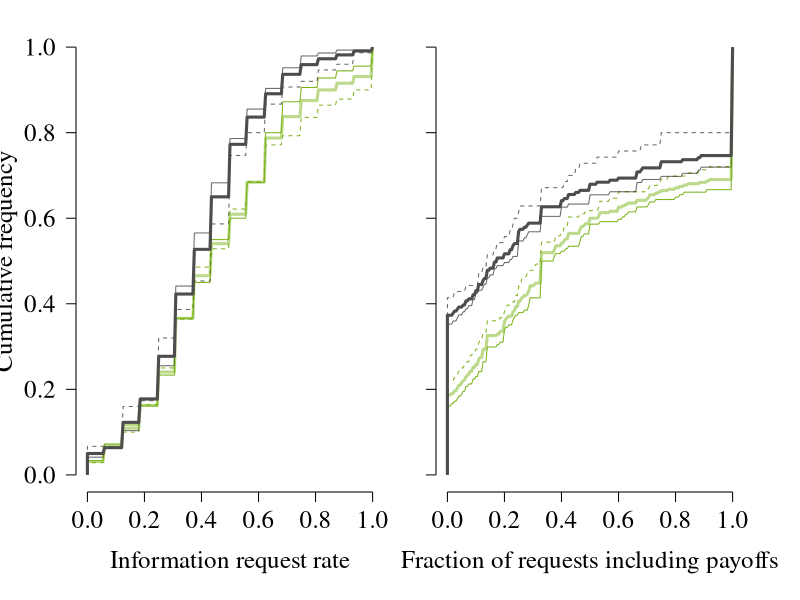

Write the R code that produced this figure.
#set path and read data (per-participant summary data)
#setwd('')
a<-read.table('data_subjects.txt', header=TRUE, sep='\t')

# keep device size
w<-dev.size()[1]; h<-dev.size()[2]
dev.off();
dev.new(width=w, height=h)
plot.new()
par(las=1, cex.axis=1.5, cex.lab=1.5, family='serif', lend=1)

# set line types for cities
ltys<-c(2,1,2,1)

# the graph shows two aspects of social learning: (1) reliance on social info, and (2) reliance on peer payoffs
for (aspect in 1:2)
{
	x1<-0.05+0.9*(aspect-0.9)/2; x2<-0.05+0.9*aspect/2-0.02;
	y1<- 0.18; y2<-0.95;
	par(plt=c(x1,x2,y1,y2), new=T)
	plot.new()
	
	# create empty panels
	# reliance on social information
	if (aspect==1) {
		plot(0, type='n', xlim=c(0,1), ylim=c(0,1), axes=F, xlab='Information request rate', ylab='Cumulative frequency')
		axis(1, at=0:5/5);
		axis(2, at=0:5/5)
	}
	# reliance on peer payoffs
	else {
		plot(0, type='n', xlim=c(0,1), ylim=c(0,1), axes=F,
		xlab='Fraction of requests including payoffs', ylab='')
		axis(1, at=0:5/5);
		axis(2, at=0:5/5, labels=F);
	}
	
	cityCnt<-1; # counter for plotting line type
	#plot reliance on payoffs per city
	for (cit in unique(a$city)){
		b<-subset(a, a$city==cit)
		
		if (aspect==1) srt<-sort(b$COreq) # request rate (=reliance on social info)
		if (aspect==2) srt<-sort(b$COpayInfo) # rate of requests for payoffs (=reliance on peer payoffs)
		
		# for cumulative distribution, loop through all in steps of 1/200 (clunky code)
		freq<-rep(0,201)
		for (i in 0:200){
			i1<-i/200;
			for (j in 1:length(srt)){
				if (srt[j]>=(i/200) && srt[j] < (i+1)/200) freq[i+1]<-freq[i+1]+1;
			}
		}
		# create cumulative frequencies for y-coordinates in graph
		freqSum<-sum(freq)
		freq<-freq/freqSum;
		cumFreq<-c();
		for (i in 1:length(freq)){
			cumFreq[i]<-sum(freq[1:i])
		}

		# draw lines for each city
		if (cit=='Norwich' || cit=='Nottingham') lines(c(0,0:200/200), c(0,cumFreq), col=adjustcolor('black', alpha=0.6), lwd=1, lty=ltys[cityCnt])
		else lines(c(0,0:200/200), c(0,cumFreq), col=adjustcolor('#7BB31A', alpha=1), lwd=1, lty=ltys[cityCnt])
	
		cityCnt<-cityCnt+1;
	}

	# add country averages (code has same structure as above)
	for (countr in c('China', 'UK')){
		b<-subset(a, a$country==countr)

		if (aspect==1) srt<-sort(b$COreq)
		if (aspect==2) srt<-sort(b$COpayInfo)
		
		freq<-rep(0,201)
		for (i in 0:200){
			i1<-i/200;
			for (j in 1:length(srt))
			{
				if (srt[j]>=(i/200) && srt[j] < (i+1)/200) freq[i+1]<-freq[i+1]+1;
			}
		}
		
		freqSum<-sum(freq)
		freq<-freq/freqSum;
		cumFreq<-c();
		for (i in 1:length(freq)){
			cumFreq[i]<-sum(freq[1:i])
		}
		
		if (countr=='UK') lines(c(0,0:200/200), c(0,cumFreq), col='grey30', lwd=3, lty=1)
		else lines(c(0,0:200/200), c(0,cumFreq), col=adjustcolor('#7BB31A', alpha=0.5), lwd=3, lty=1)
	}
}
